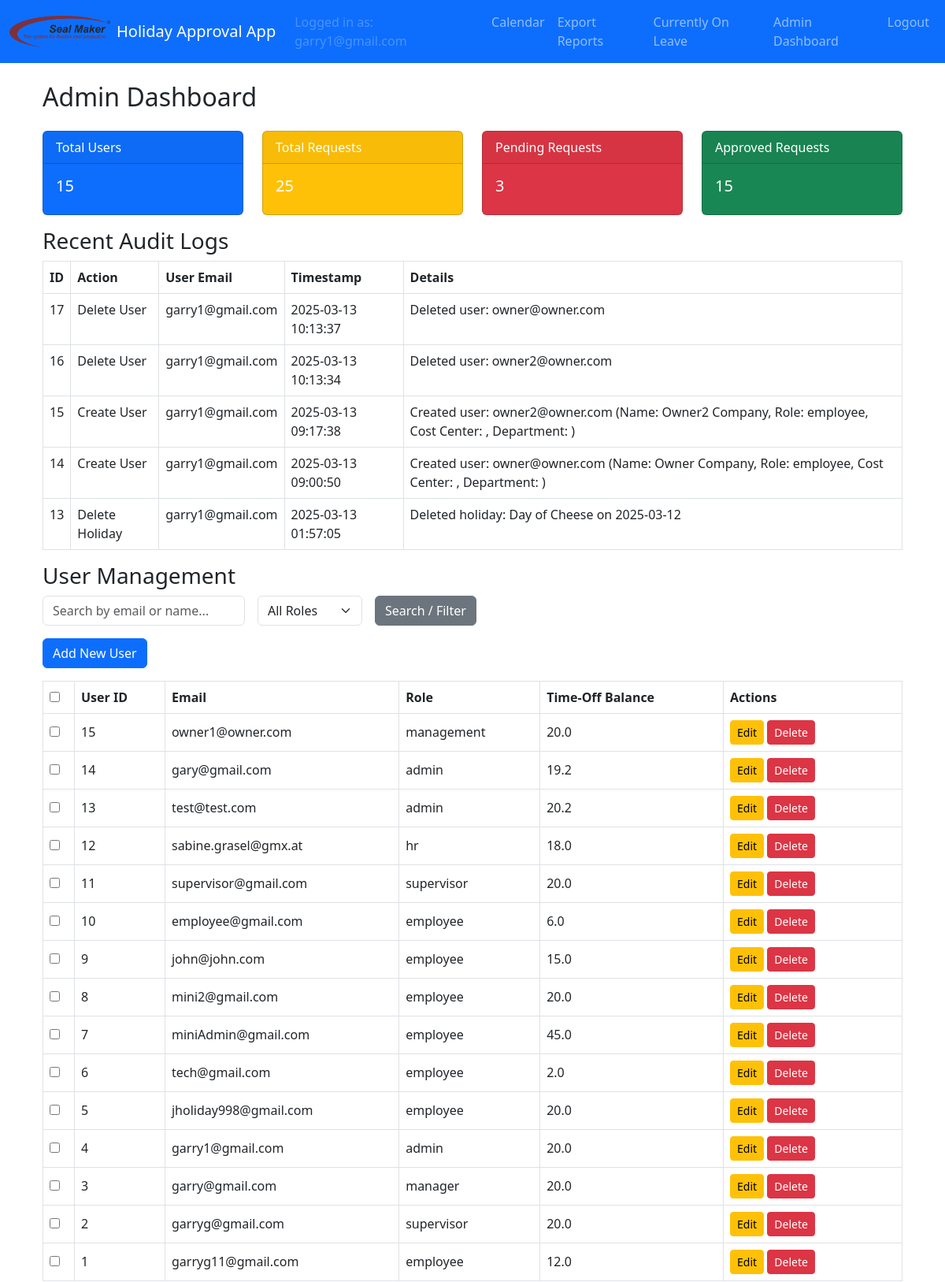
The app's page /admin/dashboard (signed in, upper part), older data.
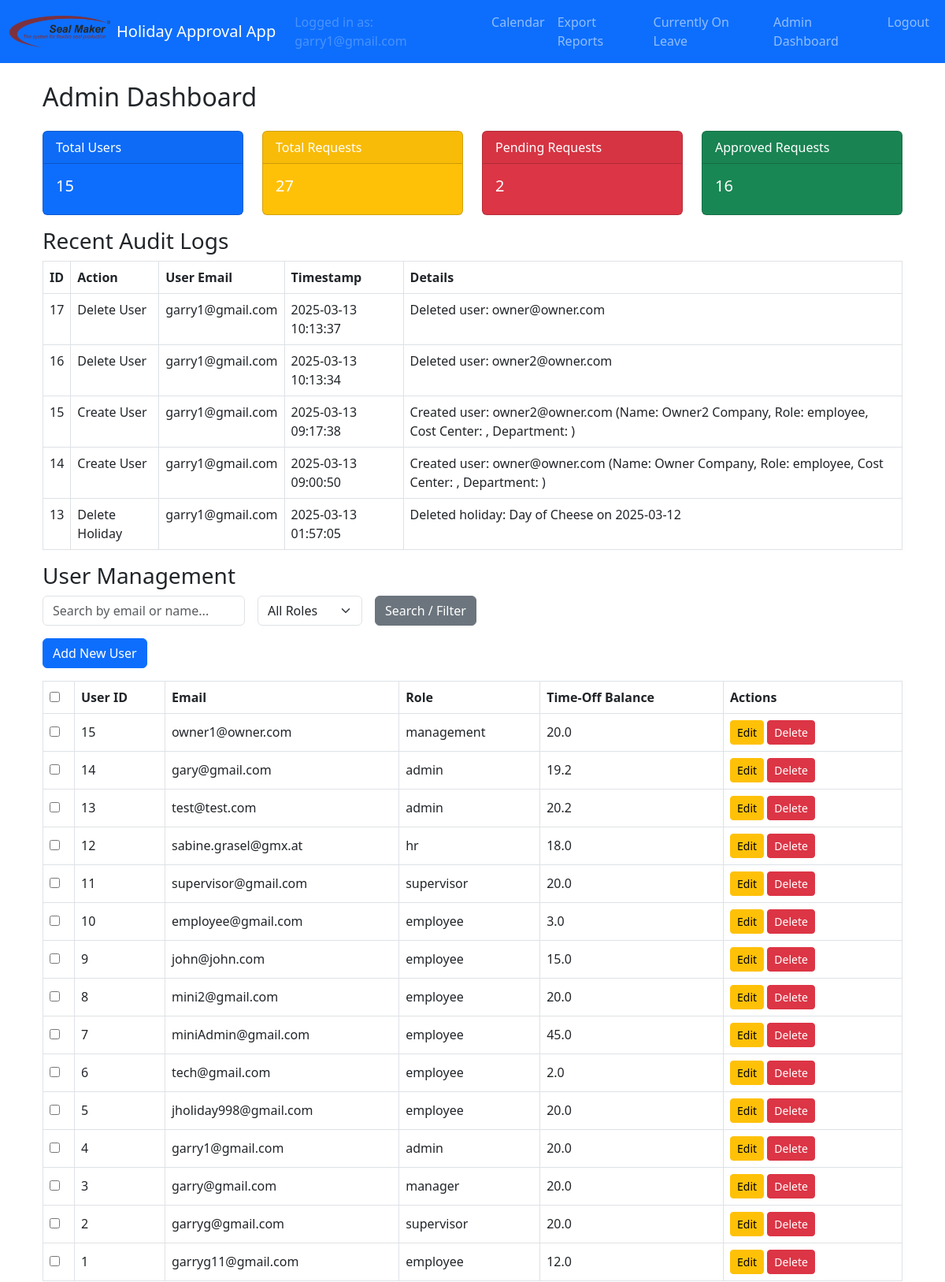
The same page, newer data.
### models.py (models this page shows, shortened)
class User(UserMixin, db.Model):
    id = db.Column(db.Integer, primary_key=True)
    email = db.Column(db.String(120), unique=True, nullable=False)
    name = db.Column(db.String(120), nullable=True)           # Full name field
    cost_center = db.Column(db.String(50), nullable=True)       # Cost center field
    password_hash = db.Column(db.String(128), nullable=False)
    role = db.Column(db.String(20), nullable=False)             # Roles: employee, supervisor, manager, admin, hr, sub-admin
    time_off_balance = db.Column(db.Float, nullable=False, default=20.0, server_default="20.0")
    active = db.Column(db.Boolean, nullable=False, default=True, server_default="1")
    department = db.Column(db.String(100), nullable=True)       # Department field
    force_password_reset = db.Column(db.Boolean, nullable=False, default=False, server_default="0")

### admin/routes.py (the view)
@admin_bp.route('/dashboard', methods=['GET'])
@login_required
@admin_required
def dashboard():
    total_users = User.query.count()
    total_requests = HolidayRequest.query.count()
    pending_requests = HolidayRequest.query.filter_by(status='pending').count()
    approved_requests = HolidayRequest.query.filter_by(status='approved').count()
    audit_logs = AuditLog.query.order_by(AuditLog.timestamp.desc()).limit(5).all()
    search_term = request.args.get('search', '').strip()
    role_filter = request.args.get('role', '').strip()
    query = User.query
    if search_term:
        like_pattern = f"%{search_term}%"
        query = query.filter((User.email.ilike(like_pattern)) | (User.name.ilike(like_pattern)))
    if role_filter:
        query = query.filter_by(role=role_filter)
    users_list = query.order_by(User.id.desc()).all()
    return render_template(
        'admin_dashboard.html',
        total_users=total_users,
        total_requests=total_requests,
        pending_requests=pending_requests,
        approved_requests=approved_requests,
        audit_logs=audit_logs,
        users=users_list
    )

### admin/routes.py (called while the page is built)
def admin_required(func):
    @wraps(func)
    def wrapper(*args, **kwargs):
        if current_user.role not in ['admin', 'sub-admin']:
            flash("Access denied: Admins only.", "danger")
            return redirect(url_for('main.calendar'))
        return func(*args, **kwargs)
    return wrapper

### app.py (called while the page is built)
def create_app():
    app = Flask(__name__)
    app.config.from_object(Config)
    db.init_app(app)
    migrate.init_app(app, db)
    login_manager.init_app(app)
    bcrypt.init_app(app)
    mail.init_app(app)
    login_manager.login_view = 'auth.login'
    @login_manager.user_loader
    def load_user(user_id):
        return User.query.get(int(user_id))
    from auth.routes import auth_bp
    from main.routes import main_bp
    from admin.routes import admin_bp
    from hr.routes import hr_bp
    app.register_blueprint(auth_bp)
    app.register_blueprint(main_bp)
    app.register_blueprint(admin_bp)
    app.register_blueprint(hr_bp)
    return app

### templates/admin_dashboard.html (shortened to what this page needs)
{% extends "layout.html" %}
{% block content %}
<div class="container">
  <h2 class="mb-4">Admin Dashboard</h2>
  <div class="row">
    <div class="col-md-3">
      <div class="card text-white bg-primary mb-3">
        <div class="card-header">Total Users</div>
        <div class="card-body">
          <h5 class="card-title">{{ total_users }}</h5>
        </div>
      </div>
    </div>
    <div class="col-md-3">
      <div class="card text-white bg-warning mb-3">
        <div class="card-header">Total Requests</div>
        <div class="card-body">
          <h5 class="card-title">{{ total_requests }}</h5>
        </div>
      </div>
    </div>
    <div class="col-md-3">
      <div class="card text-white bg-danger mb-3">
        <div class="card-header">Pending Requests</div>
        <div class="card-body">
          <h5 class="card-title">{{ pending_requests }}</h5>
        </div>
      </div>
    </div>
    <div class="col-md-3">
      <div class="card text-white bg-success mb-3">
        <div class="card-header">Approved Requests</div>
        <div class="card-body">
          <h5 class="card-title">{{ approved_requests }}</h5>
        </div>
      </div>
    </div>
  </div>
  <h3>Recent Audit Logs</h3>
  {% if audit_logs %}
    <table class="table table-bordered">
      <thead>
        <tr>
          <th>ID</th>
          <th>Action</th>
          <th>User Email</th>
          <th>Timestamp</th>
          <th>Details</th>
        </tr>
      </thead>
      <tbody>
        {% for log in audit_logs %}
        <tr>
          <td>{{ log.id }}</td>
          <td>{{ log.action }}</td>
          <td>{{ log.user_email }}</td>
          <td>{{ log.timestamp.strftime('%Y-%m-%d %H:%M:%S') }}</td>
          <td>{{ log.details }}</td>
        </tr>
        {% endfor %}
      </tbody>
    </table>
  {% else %}
    <p>No audit logs available.</p>
  {% endif %}
  <h3>User Management</h3>
  <form class="row g-3 mb-3" method="GET" action="{{ url_for('admin.dashboard') }}">
    <div class="col-auto">
      <input type="text" name="search" class="form-control" placeholder="Search by email or name..." value="{{ request.args.get('search', '') }}">
    </div>
    <div class="col-auto">
      <select name="role" class="form-select">
        <option value="">All Roles</option>
      </select>
    </div>
    <div class="col-auto">
      <button type="submit" class="btn btn-secondary">Search / Filter</button>
    </div>
  </form>
  <a href="{{ url_for('admin.new_user') }}" class="btn btn-primary mb-3">Add New User</a>
  {% if users %}
    <form method="POST" action="{{ url_for('admin.bulk_user_action') }}">
      <table class="table table-bordered align-middle">
        <thead>
          <tr>
            <th style="width: 40px;">
              <input type="checkbox" id="select-all" onclick="toggleAllCheckboxes(this)" title="Select / Deselect All">
            </th>
            <th>User ID</th>
            <th>Email</th>
            <th>Role</th>
            <th>Time-Off Balance</th>
            <th style="min-width: 150px;">Actions</th>
          </tr>
        </thead>
        <tbody>
          {% for user in users %}
          <tr>
            <td>
              <input type="checkbox" name="user_ids" value="{{ user.id }}">
            </td>
            <td>{{ user.id }}</td>
            <td>{{ user.email }}</td>
            <td>{{ user.role }}</td>
            <td>{{ user.time_off_balance }}</td>
            <td>
              <a href="{{ url_for('admin.edit_user', user_id=user.id) }}" class="btn btn-warning btn-sm">Edit</a>
              <form action="{{ url_for('admin.delete_user', user_id=user.id) }}" method="POST" style="display:inline;">
                <button type="submit" class="btn btn-danger btn-sm" onclick="return confirm('Delete this user?');">Delete</button>
              </form>
            </td>
          </tr>
          {% endfor %}
        </tbody>
      </table>
    </form>
  {% else %}
    <p>No users found.</p>
  {% endif %}
</div>
{% endblock %}

Row changes from the older to the newer data that the page shows:
changed User "employee@gmail.com": time_off_balance "6.0" → "3.0"
Text that changed along with them:
{{ total_requests }}: "25" → "27"
{{ pending_requests }}: "3" → "2"
{{ approved_requests }}: "15" → "16"
